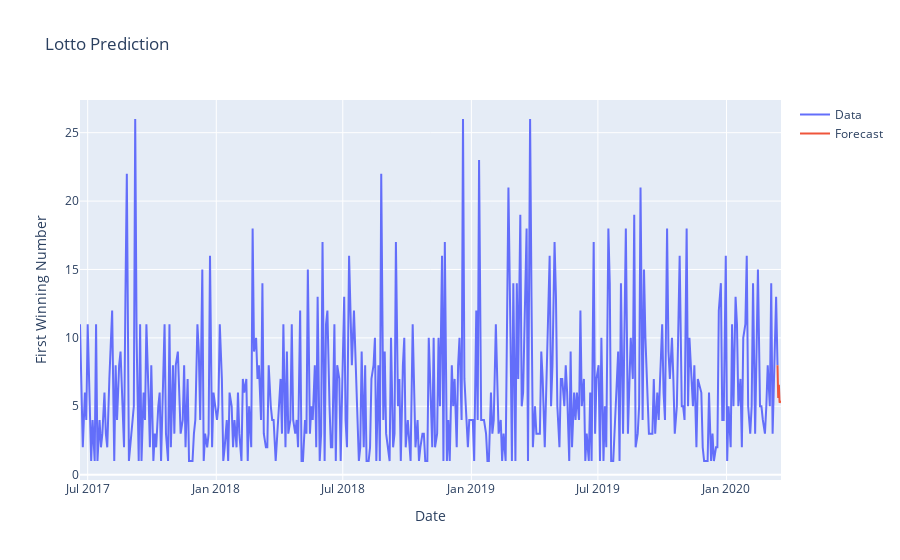

Notebook source saved alongside this figure:
### Code cell
trace1 = go.Scatter(
    x = df['Date'],
    y = df['first'],
    mode = 'lines',
    name = 'Data'
)

trace2 = go.Scatter(
    x = forecast_dates,
    y = forecast,
    mode = 'lines',
    name = 'Forecast'
)

layout = go.Layout(
    title = "Lotto Prediction",
    xaxis = {'title' : "Date"},
    yaxis = {'title' : "First Winning Number"}
)

fig = go.Figure(data=[trace1,trace2], layout=layout)
fig.show()

### Figure 1 — Plotly figure (JSON) as saved in the notebook; plotly's stock layout.template omitted (floating-point values rounded to 4 significant figures; data arrays with more than 128 entries replaced by an {"elided": "..."} marker saying what was removed)
{"data": [{"mode": "lines", "name": "Data", "type": "scatter", "x": {"elided": "422 str values"}, "y": {"elided": "422 int values"}}, {"mode": "lines", "name": "Forecast", "type": "scatter", "x": ["2020-03-14T00:00:00", "2020-03-15T00:00:00", "2020-03-16T00:00:00", "2020-03-17T00:00:00", "2020-03-18T00:00:00", "2020-03-19T00:00:00"], "y": [8, 5.61, 6.578, 5.264, 5.336, 5.271]}], "layout": {"title": {"text": "Lotto Prediction"}, "xaxis": {"title": {"text": "Date"}}, "yaxis": {"title": {"text": "First Winning Number"}}}}
